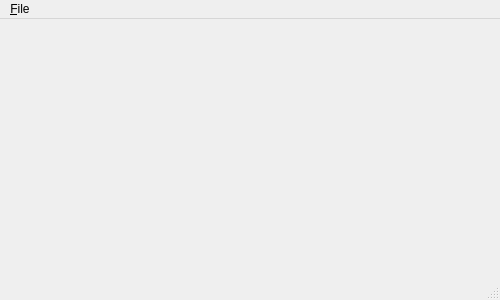
<ui version="4.0" >
 <class>MainWindow</class>
 <widget class="QMainWindow" name="MainWindow" >
  <property name="geometry" >
   <rect>
    <x>0</x>
    <y>0</y>
    <width>500</width>
    <height>300</height>
   </rect>
  </property>
  <property name="windowTitle" >
   <string>MainWindow</string>
  </property>
  <widget class="QWidget" name="centralwidget" />
  <widget class="QMenuBar" name="menubar" >
   <property name="geometry" >
    <rect>
     <x>0</x>
     <y>0</y>
     <width>500</width>
     <height>22</height>
    </rect>
   </property>
   <widget class="QMenu" name="menu_File" >
    <property name="title" >
     <string>&amp;File</string>
    </property>
    <addaction name="action_Quit" />
   </widget>
   <addaction name="menu_File" />
  </widget>
  <widget class="QStatusBar" name="statusbar" />
  <action name="action_Quit" >
   <property name="text" >
    <string>&amp;Quit</string>
   </property>
   <property name="shortcut" >
    <string comment="Closes the application" >Ctrl+Q</string>
   </property>
   <property name="shortcutContext" >
    <enum>Qt::ApplicationShortcut</enum>
   </property>
  </action>
 </widget>
 <resources/>
 <connections/>
</ui>
